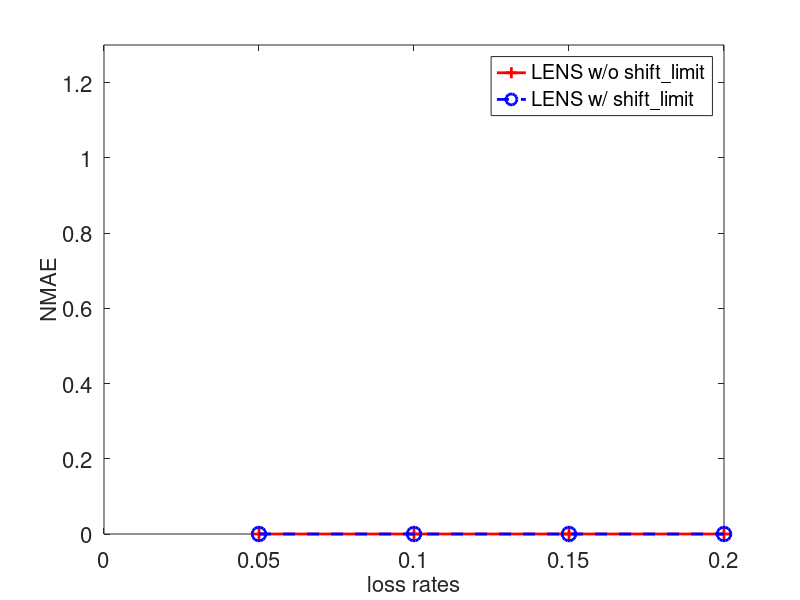
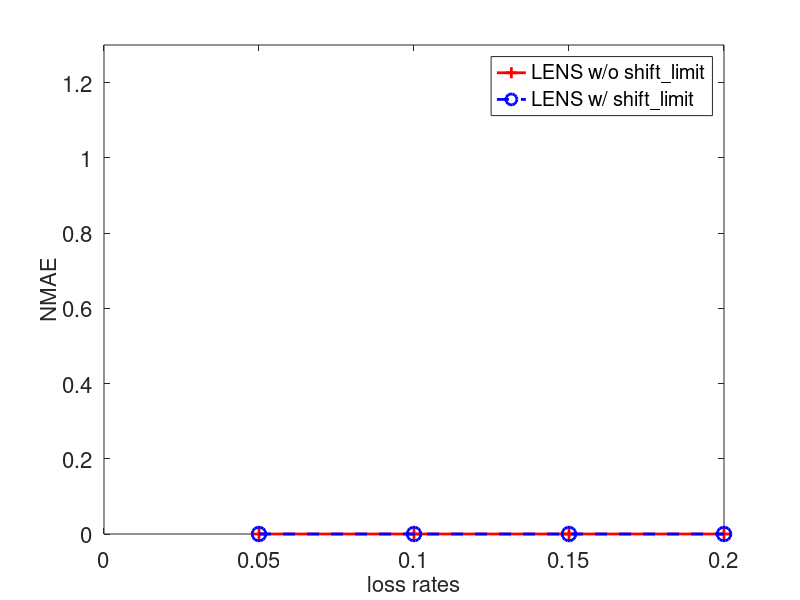
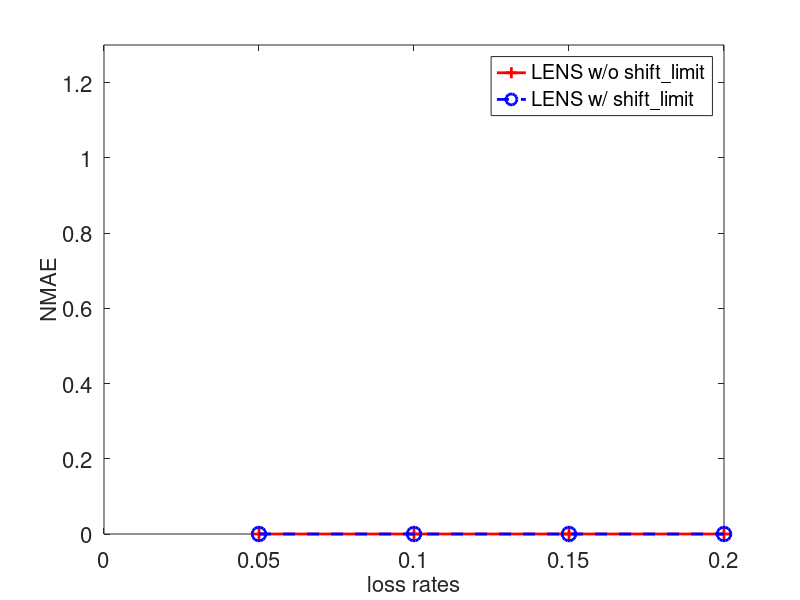
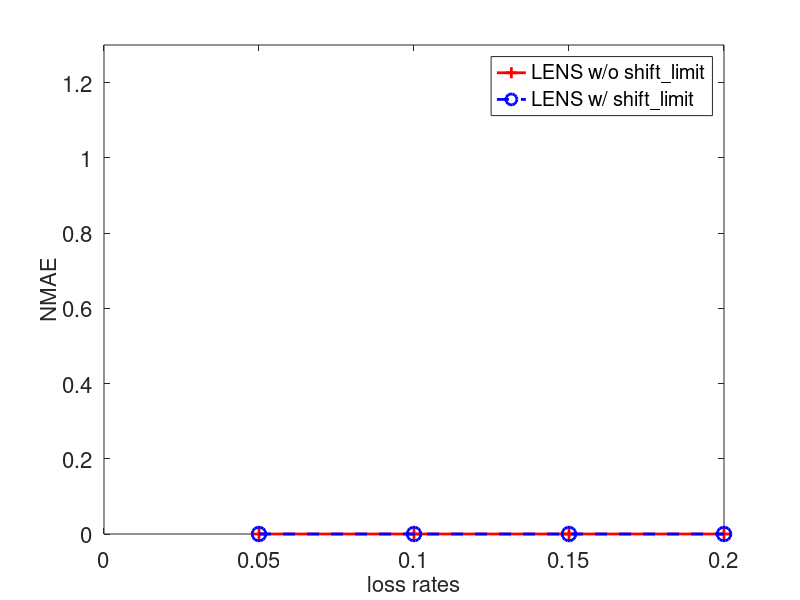

Reproduce these figures in MATLAB, in order.
%% postcondor_warp: function description
function postcondor_missing()
    input_dir = '~/warp/condor_data/task_miss/condor/do_missing_exp/';
    % input_dir = '~/warp/condor_data/task_miss/condor/bak.do_missing_exp.1202.kmeans.top1_cluster/';
    %% trace
    % , 'multi-ch-csi', 'blink'
    % trace_names = {'abilene', 'geant', 'wifi', '3g', '1ch-csi', 'cister', 'cu', 'ucsb', 'umich', 'p300', '4sq'};
    trace_names = {'geant', '3g', '4sq'};


    %% dropping elements
    elem_frac  = 1;
    loss_rates = [0.05 0.1 0.15 0.2];
    elem_mode  = 'elem';
    loss_mode  = 'ind';
    burst_size = 1;


    %% cluster
    % cluster_methods = {'subspace', 'spectral'};
    % cluster_methods = {'spectral'};
    cluster_methods = {'kmeans'};
    % num_clusters=(0 5000)
    % head_types = {'best', 'random', 'worst'};
    head_types = {'best'};
    sync_type = 'shift';
    % metric_types = {'graph', 'coef'};
    metric_types = {'coef'};
    % sigmas = [1];



    %% warp
    % warp_methods = {'na' 'dtw', 'shift', 'shift_limit', 'stretch'};
    warp_methods = {'shift_limit'};
    warp_opt = 'num_seg=1';


    %% evaluation
    eval_opts = {'no_dup=1'};


    %% rank
    rank_seg = 1;
    rank_percnetile = 0.8;
    rank_cluster_method = 1;
    rank_opt = ['percentile=' num2str(rank_percnetile) ',num_seg=' num2str(rank_seg) ',r_method=' num2str(rank_cluster_method)];


    % init_esti_methods = {'na', 'lens'};
    init_esti_methods = {'na'};
    final_esti_methods = {'lens'};

    seeds = [1 2 3 4 5];


    %% plot line: 
    %%   x axis: loss rates
    %%   lines: interpolation methods
    compare_line_interpolation_method(input_dir, './figs_missing/', trace_names, rank_opt, elem_frac, loss_rates, elem_mode, loss_mode, burst_size, init_esti_methods, final_esti_methods, cluster_methods, head_types, sync_type, metric_types, warp_methods, warp_opt, eval_opts, seeds, 'line_interp_method');

end


%% get_trace_opt
function [trace_opt] = get_trace_opt(trace_name)
    if strcmp(trace_name, 'p300')
        trace_opt = 'subject=1,session=1,img_idx=0';
    elseif strcmp(trace_name, '4sq')
        trace_opt = 'num_loc=100,num_rep=1,loc_type=1';
    else
        trace_opt = 'na';
    end
end


%% get_results: function description
function [mae_mean, mae_std] = get_results(input_dir, trace_name, trace_opt, rank_opt, elem_frac, loss_rate, elem_mode, loss_mode, burst_size, init_esti_method, final_esti_method, cluster_method, cluster_opt, warp_method, warp_opt, eval_opt, seeds)

    cnt = 0;
    basename = [input_dir trace_name '.' trace_opt '.' rank_opt '.elem' num2str(elem_frac) '.lr' num2str(loss_rate) '.' elem_mode '.' loss_mode '.' num2str(burst_size) '.' init_esti_method '.' final_esti_method '.' cluster_method '.' cluster_opt '.' warp_method '.' warp_opt '.' eval_opt];
    fprintf('%s\n', basename);

    for seed = seeds
        filename = [basename '.s' num2str(seed) '.txt'];
        
        if exist(filename) ~= 0
            cnt = cnt + 1;
            data = load(filename);

            ret(:, cnt) = data';
            fprintf('  ');
            fprintf('%f,', data);
            fprintf('\n');
        end
    end %% end seed

    if cnt > 1
        for mi = 1:size(ret,1)
            tmp = ret(mi,:); tmp = tmp(tmp~=max(tmp));
            mae_mean(mi)  = mean(tmp);
            mae_std(mi)   = std(tmp);
        end
    elseif cnt > 0
        for mi = 1:size(ret,1)
            tmp = ret(mi,:);
            mae_mean(mi)  = mean(tmp);
            mae_std(mi)   = std(tmp);
        end
    else
        mae_mean  = [];
        mae_std   = [];
    end

end


%% ------------------------------------------
%% compare interpolation method
function compare_line_interpolation_method(input_dir, output_dir, trace_names, rank_opt, elem_frac, loss_rates, elem_mode, loss_mode, burst_size, init_esti_methods, final_esti_methods, cluster_methods, head_types, sync_type, metric_types, warp_methods, warp_opt, eval_opts, seeds, fig_prefix)

    
    for trace_name = trace_names
        trace_name = char(trace_name);
        trace_opt = get_trace_opt(trace_name);

        for cluster_method = cluster_methods
            cluster_method = char(cluster_method);

            if strcmp(cluster_method, 'subspace')
                num_clusters = [5000];
            elseif strcmp(cluster_method, 'spectral')
                num_clusters = [-1];
            else
                num_clusters = [2 3 5 10];
            end
                
            for num_cluster = num_clusters
                for head_type = head_types
                    head_type = char(head_type);
                    for metric_type = metric_types
                        metric_type = char(metric_type);

                        if strcmp(metric_type, 'graph')
                            sigmas = [1 10 100];
                        else
                            sigmas = [1];
                        end

                        for sigma = sigmas
                    
                            cluster_opt = ['num_cluster=' num2str(num_cluster) ',head_type=''' head_type ''',sync_type=''' sync_type ''',metric_type=''' metric_type ''',sigma=' num2str(sigma)];

                            for warp_method = warp_methods
                                warp_method = char(warp_method);
                            
                                for eval_opt = eval_opts
                                    eval_opt = char(eval_opt);

                                    for init_esti_method = init_esti_methods
                                        init_esti_method = char(init_esti_method);
                                        for final_esti_method = final_esti_methods
                                            final_esti_method = char(final_esti_method);

                                            figname = [output_dir fig_prefix '.' trace_name '.' trace_opt '.' rank_opt '.elem' num2str(elem_frac) '.' elem_mode '.' loss_mode '.' num2str(burst_size) '.' init_esti_method '.' final_esti_method '.' cluster_method '.' cluster_opt '.' warp_method '.' warp_opt '.' eval_opt];
                                            plot_line_interpolation_method(input_dir, trace_name, trace_opt, rank_opt, elem_frac, loss_rates, elem_mode, loss_mode, burst_size, init_esti_method, final_esti_method, cluster_method, cluster_opt, warp_method, warp_opt, eval_opt, seeds, figname);

                                        end
                                    end
                                end
                            end
                        end
                    end
                end
            end
        end
    end
end


%% plot_line_interpolation_method
function plot_line_interpolation_method(input_dir, trace_name, trace_opt, rank_opt, elem_frac, loss_rates, elem_mode, loss_mode, burst_size, init_esti_method, final_esti_method, cluster_method, cluster_opt, warp_method, warp_opt, eval_opt, seeds, figname)

    num_lines = 2;

    fh = figure; clf;
    font_size = 16;
    colors   = {'r', 'b', [0 0.8 0], 'm', [1 0.85 0], [0 0 0.47], [0.45 0.17 0.48], 'k'};
    lines    = {'-', '--', '-.'};
    markers  = {'+', 'o', '*', '.', 'x', 's', 'd', '^', '>', '<', 'p', 'h'};


    % select_line = [7:-1:1];
    % legends = {'knn', 'SRMF+KNN', 'SRMF', 'SVD base+KNN', 'SVD base', ['LENS w/o ' warp_method], ['LENS w/ ' warp_method]};
    % select_line = [3 5 2 1];
    % legends = {'SVD base', 'SRMF', ['LENS w/o ' warp_method], ['LENS w/ ' warp_method]};
    % select_line = [5 2 1];
    % legends = {'SRMF', ['LENS w/o ' warp_method], ['LENS w/ ' warp_method]};
    select_line = [2 1];
    legends = {['LENS w/o ' warp_method], ['LENS w/ ' warp_method]};

    ret_mean = zeros(num_lines, length(loss_rates));
    ret_std  = zeros(num_lines, length(loss_rates));
    for li = 1:length(loss_rates)
        loss_rate = loss_rates(li);
        
        [mae_mean, mae_std] = get_results(input_dir, trace_name, trace_opt, rank_opt, elem_frac, loss_rate, elem_mode, loss_mode, burst_size, init_esti_method, final_esti_method, cluster_method, cluster_opt, warp_method, warp_opt, eval_opt, seeds);
        if(length(mae_mean) > 0)
            ret_mean(:, li) = mae_mean;
            ret_std(:, li) = mae_std;
        else
            ret_mean(:, li) = 0;
            ret_std(:, li) = 0;
        end
    end

    ret_mean = ret_mean(select_line, :);
    ret_std = ret_std(select_line, :);


    %% line
    for li = 1:length(select_line)
        lh{li} = plot(loss_rates, ret_mean(li, :));
        % lh{li} = errorbar(loss_rates, ret_mean(li, :), ret_std(li, :));
        set(lh{li}, 'Color', colors{mod(li-1,length(colors))+1});
        set(lh{li}, 'LineStyle', lines{mod(li-1,length(lines))+1});
        set(lh{li}, 'LineWidth', 2);
        set(lh{li}, 'marker', markers{mod(li-1,length(markers))+1});
        set(lh{li}, 'MarkerSize', 10);
        hold on;
    end

    set(gca, 'FontSize', font_size);
    xlabel('loss rates', 'FontSize', font_size);
    ylabel('NMAE', 'FontSize', font_size);

    ytics = get(gca, 'YTick');
    max_y = max(ytics) * 1.3;
    set(gca, 'YLim', [0 max_y]);
    legend(legends, 'Interpreter', 'none', 'Location', 'NorthEast');

    % set(gca, 'OuterPosition', [LEFT BOTTOM WIDTH HEIGHT]);  %% normalized value, [0 0 1 1] in default
    % set(gca, 'Position', [0.1 0.2 0.7 0.75]);

    print(fh, '-depsc', [figname '.eps']);

end
%% END compare interpolation method
%% ------------------------------------------
    
